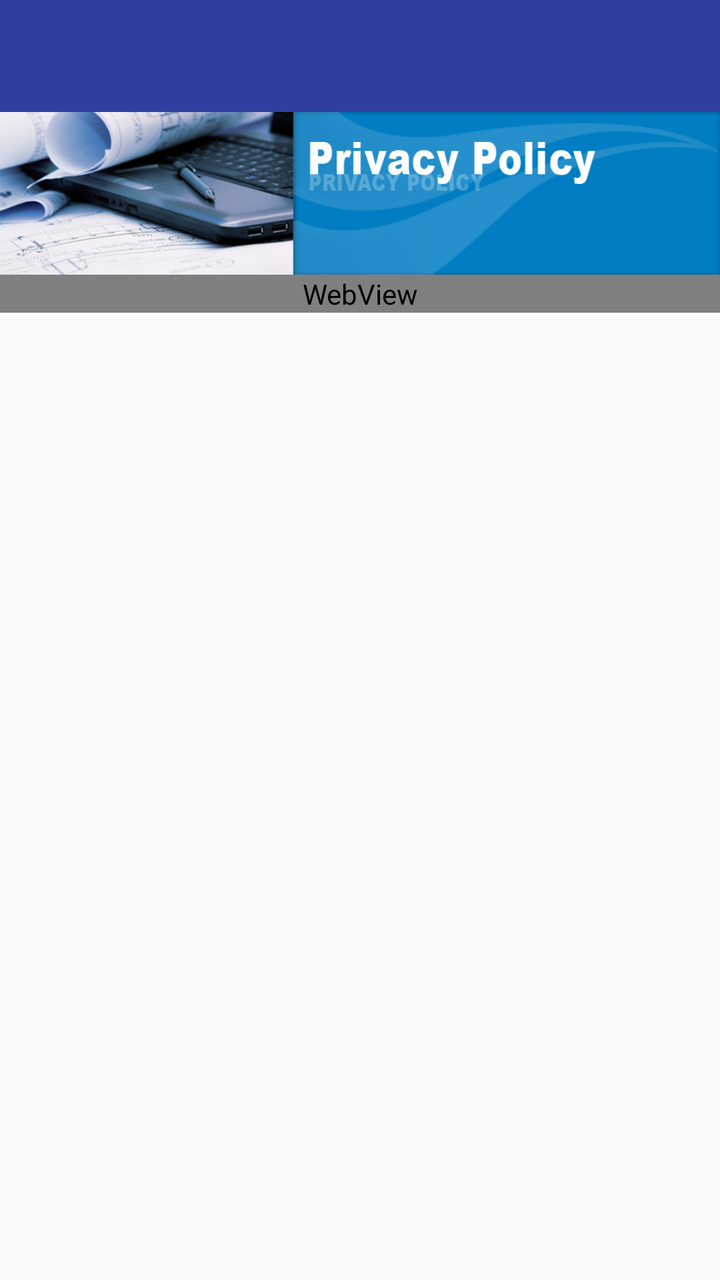
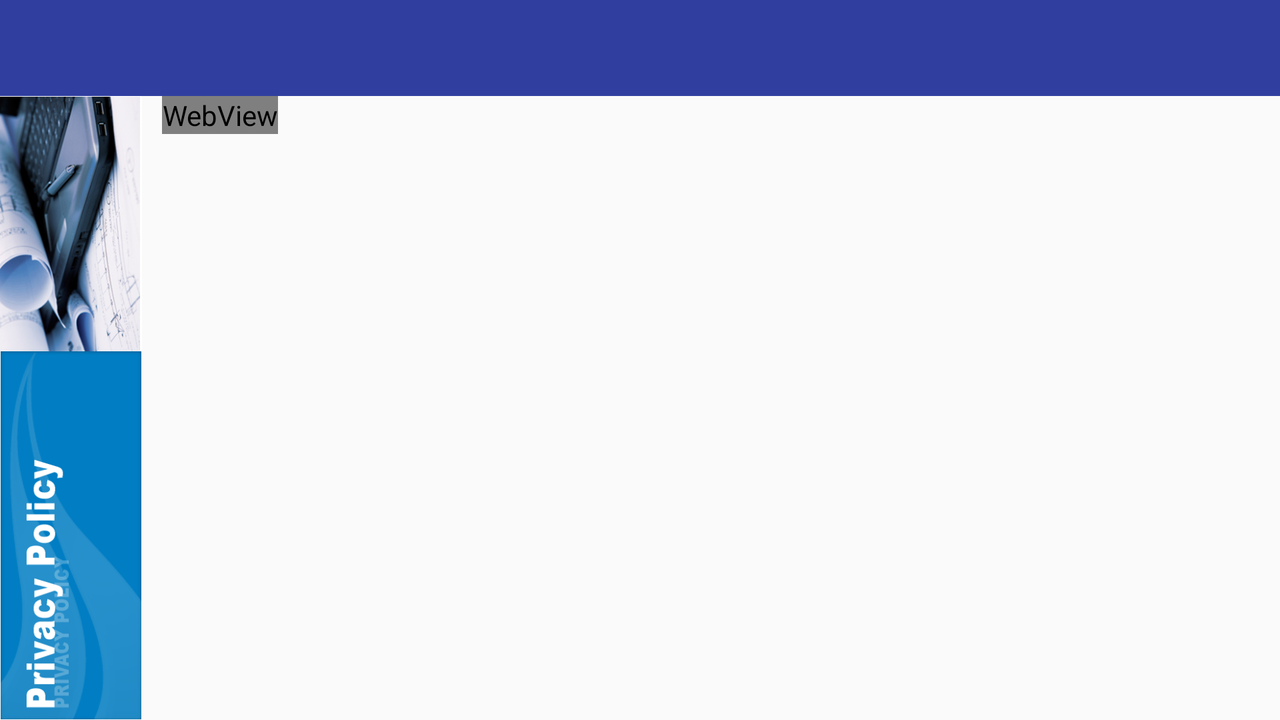

An Android layout and its configuration variant, each rendered on a device that would load it. The default file and the variant file are quoted in full after the pictures.
<!-- AndroidManifest.xml: application theme AppTheme -->
<!-- res/layout/activity_privacy_policy_main.xml -->
<?xml version="1.0" encoding="utf-8"?>
<LinearLayout xmlns:android="http://schemas.android.com/apk/res/android"
    xmlns:tools="http://schemas.android.com/tools"
    android:id="@+id/activity_about_us"
    android:layout_width="match_parent"
    android:layout_height="match_parent"
    android:orientation="vertical"
    tools:context="com.techkshetrainfo.mladashboard.PrivacyPolicyMainActivity">

    <include
        android:id="@+id/toolBar"
        layout="@layout/toolbar_layout" />

    <LinearLayout
        android:layout_width="match_parent"
        android:layout_height="match_parent"
        android:orientation="vertical">
        
        <LinearLayout
            android:id="@+id/linearLayout2"
            android:layout_width="match_parent"
            android:layout_height="wrap_content">

            <ImageView
                android:id="@+id/imageView"
                android:layout_width="match_parent"
                android:layout_height="wrap_content"
                android:adjustViewBounds="true"
                android:background="@color/colorWhite"
                android:cropToPadding="false"
                android:gravity="center"
                android:scaleType="fitXY"
                android:src="@drawable/privacy_policy"
                tools:ignore="ContentDescription" />
        </LinearLayout>

        <ScrollView
            android:layout_width="match_parent"
            android:layout_height="match_parent"
            android:layout_alignParentLeft="true"
            android:layout_alignParentStart="true"
            android:layout_alignParentTop="true"

            android:orientation="vertical">

            <LinearLayout
                android:layout_width="match_parent"
                android:layout_height="match_parent"
                android:layout_below="@+id/linearLayout2"
                android:orientation="vertical">


                <WebView
                    android:id="@+id/mybrowser"
                    android:layout_width="fill_parent"
                    android:layout_height="fill_parent"
                    android:layout_alignParentTop="true"
                    android:layout_centerHorizontal="true" />

            </LinearLayout>
        </ScrollView>
    </LinearLayout>
</LinearLayout>
<!-- res/layout/toolbar_layout.xml (included above) -->
<?xml version="1.0" encoding="utf-8"?>
<android.support.v7.widget.Toolbar xmlns:android="http://schemas.android.com/apk/res/android"
    xmlns:app="http://schemas.android.com/apk/res-auto"
    xmlns:tools="http://schemas.android.com/tools"
    android:id="@+id/toolBar"
    android:layout_width="match_parent"
    android:layout_height="wrap_content"
    android:background="?attr/colorPrimary"
    android:fitsSystemWindows="true"
    android:minHeight="?attr/actionBarSize"
    app:tabTextAppearance="@style/TabLayoutTextStyle"
    app:popupTheme="@style/ThemeOverlay.AppCompat.Light"
    app:theme="@style/ThemeOverlay.AppCompat.Dark.ActionBar"
    tools:ignore="Overdraw">

</android.support.v7.widget.Toolbar>
<!-- resources referenced by this layout -->
<resources>
  <color name="colorWhite">#FFFFFF</color>
  <!-- drawable privacy_policy: png bitmap (drawable, 196391 bytes) -->
  <style name="TabLayoutTextStyle">
          <item name="android:textSize">16sp</item>
          <item name="android:textStyle">bold</item>
      </style>
  <style name="AppTheme" parent="Theme.AppCompat.Light.NoActionBar">
          
          <item name="colorPrimary">@color/colorPrimary</item>
          <item name="colorPrimaryDark">@color/colorPrimaryDark</item>
          <item name="colorAccent">@color/colorAccent</item>
      </style>
  <color name="colorPrimary">#303F9F</color>
  <color name="colorPrimaryDark">#1A237E</color>
  <color name="colorAccent">#26c6da</color>
</resources>
<!-- res/layout-land/activity_privacy_policy_main.xml (the repository's variant of the layout above) -->
<!-- drawn on the phone turned sideways -->
<?xml version="1.0" encoding="utf-8"?>
<LinearLayout xmlns:android="http://schemas.android.com/apk/res/android"
    xmlns:tools="http://schemas.android.com/tools"
    android:id="@+id/activity_about_us"
    android:orientation="vertical"
    android:layout_width="match_parent"
    android:layout_height="match_parent"
    tools:context="com.techkshetrainfo.mladashboard.PrivacyPolicyMainActivity">
    <include
        android:id="@+id/toolBar"
        layout="@layout/toolbar_layout" />
    <LinearLayout
        android:layout_width="match_parent"
        android:layout_height="match_parent"
        android:orientation="horizontal">

        <LinearLayout
            android:layout_width="wrap_content"
            android:layout_height="match_parent"
            android:orientation="horizontal">
            
            <LinearLayout
                android:layout_width="match_parent"
                android:layout_height="wrap_content"
                android:id="@+id/linearLayout2"
                android:orientation="vertical">
                <ImageView
                    android:id="@+id/imageView"
                    android:layout_width="wrap_content"
                    android:layout_height="match_parent"
                    android:adjustViewBounds="true"
                    android:background="@color/colorWhite"
                    android:cropToPadding="false"
                    android:gravity="center"
                    android:scaleType="fitXY"
                    android:src="@drawable/privacy_policy_land"
                    tools:ignore="ContentDescription" />
            </LinearLayout>

            <LinearLayout
                android:id="@+id/linearLayout3"
                android:layout_width="match_parent"
                android:layout_height="wrap_content"
                android:layout_weight="3"
                android:gravity="center"
                android:orientation="vertical"
                android:paddingLeft="10dp"
                android:paddingRight="10dp">
                <ScrollView
                    android:layout_width="match_parent"
                    android:layout_height="match_parent"
                    android:orientation="vertical"
                    android:layout_alignParentTop="true"
                    android:layout_alignParentLeft="true"
                    android:layout_alignParentStart="true">
                    <LinearLayout
                        android:layout_width="match_parent"
                        android:layout_height="match_parent"
                        android:layout_below="@+id/linearLayout2"
                        android:orientation="vertical">



                        <WebView
                            android:id="@+id/mybrowser"
                            android:layout_width="match_parent"
                            android:layout_height="match_parent"
                            android:layout_alignParentTop="true"
                            android:layout_centerHorizontal="true"
                            />

                    </LinearLayout>
                </ScrollView>
            </LinearLayout>
        </LinearLayout>
    </LinearLayout>
</LinearLayout>
<!-- resources referenced by the variant -->
<!-- as the phone turned sideways resolves them -->
<resources>
  <color name="colorWhite">#FFFFFF</color>
  <!-- drawable privacy_policy_land: png bitmap (drawable, 185335 bytes) -->
  <style name="TabLayoutTextStyle">
          <item name="android:textSize">16sp</item>
          <item name="android:textStyle">bold</item>
      </style>
  <style name="AppTheme" parent="Theme.AppCompat.Light.NoActionBar">
          
          <item name="colorPrimary">@color/colorPrimary</item>
          <item name="colorPrimaryDark">@color/colorPrimaryDark</item>
          <item name="colorAccent">@color/colorAccent</item>
      </style>
  <color name="colorPrimary">#303F9F</color>
  <color name="colorPrimaryDark">#1A237E</color>
  <color name="colorAccent">#26c6da</color>
</resources>
